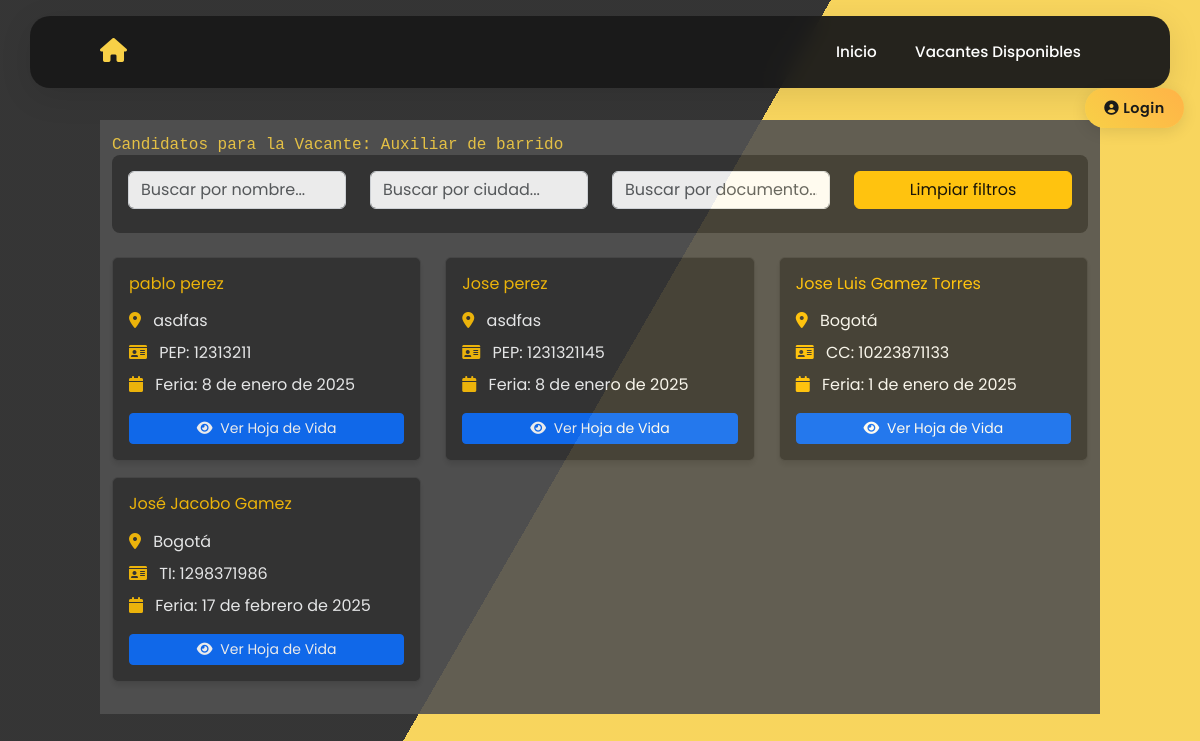
/vacantes/2/candidatos/, run on an earlier commit of the app's database.
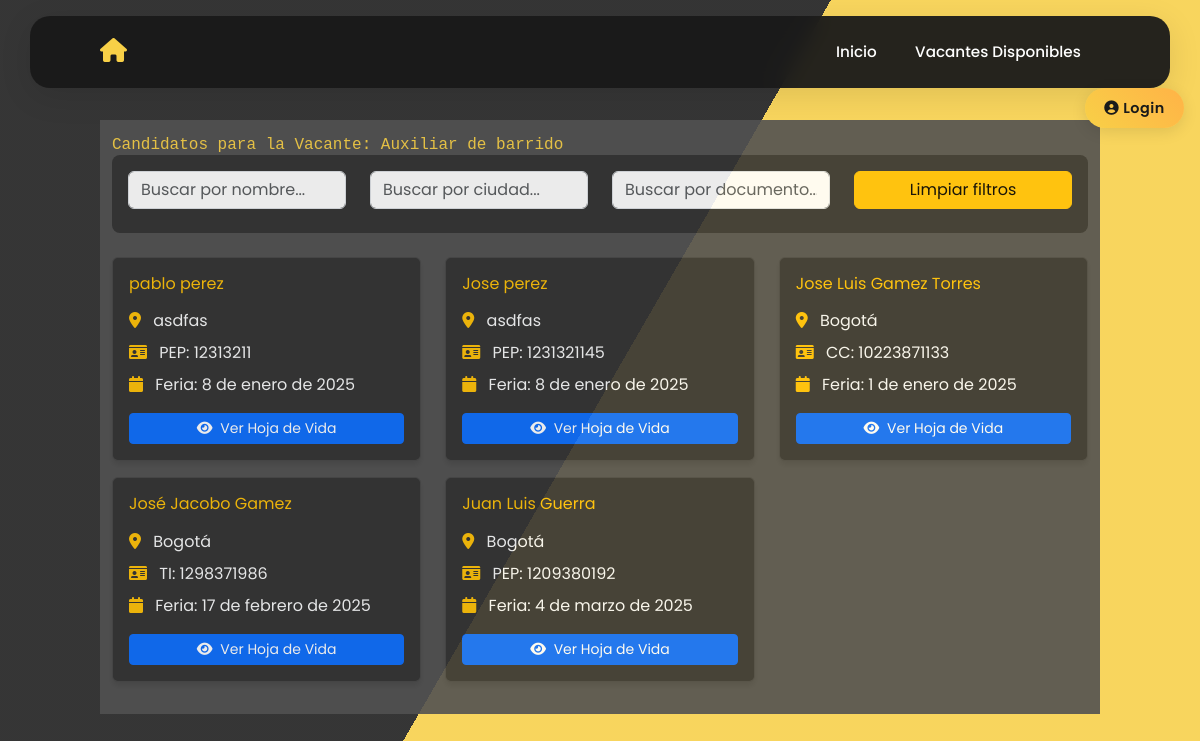
And on a later commit of the database.
### vacantes/models.py (models this page shows, shortened)
class RegistroCandidato(models.Model):
    SEX_CHOICES = [
        ('M', 'Mujer'),
        ('H', 'Hombre'),
        ('I', 'Intersexual'),
    ]
    DOCUMENT_TYPE_CHOICES = [
        ('CC', 'CEDULA DE CIUDADANIA'),
        ('PEP', 'PERMISO ESPECIAL DE PERMANENCIA'),
        ('TI', 'TARJETA DE IDENTIDAD'),
        ('DNI', 'DOCUMENTO NACIONAL DE IDENTIFICACION'),
        ('PAS', 'PASAPORTE'),
        ('CE', 'CEDULA DE EXTRANJERIA'),
    ]
    EDUCATION_LEVEL_CHOICES = [
        ('BP', 'BASICA PRIMARIA'),
        ('BS', 'BASICA SECUNDARIA'),
        ('BA', 'BACHILLER ACADEMICO'),
        ('EBA', 'ESTUDIANTE BACHILLER ACADEMICO'),
        ('TL', 'TECNICO LABORAL/PROFESIONAL'),
        ('ETL', 'ESTUDIANTE TECNICO LABORAL/PROFESIONAL'),
        ('T', 'TECNOLOGO'),
        ('ET', 'ESTUDIANTE TECNOLOGO'),
        ('P', 'PROFESIONAL'),
        ('EP', 'ESTUDIANTE PROFESIONAL'),
        ('PG', 'POSGRADO'),
    ]
    SCHEDULE_CHOICES = [
        ('FT', 'TIEMPO COMPLETO'),
        ('PT', 'MEDIO TIEMPO'),
        ('WE', 'FINES DE SEMANA'),
    ]
    DISABILITY_CHOICES = [
        ('SI', 'Sí'),
        ('NO', 'No'),
    ]
    SISE_CHOICES = [
        ('SI', 'Sí'),
        ('NO', 'No'),
    ]
    RECRUITER_CHOICES = [
        ('NN', 'No conoce el nombre'),
        ('AAM', 'Angel Andres Moyano Molano'),
        ('DAP', 'Diego Alejandro Parra Pinto'),
        ('EJC', 'Erika Julieth Cristancho Pérez'),
    ]
    feria = models.CharField(max_length=100, blank=True, null=True)
    fecha_feria = models.DateField(default=date(2025, 1, 1), blank=True, null=True)
    sexo = models.CharField(max_length=1, choices=SEX_CHOICES)
    tipo_documento = models.CharField(max_length=3, choices=DOCUMENT_TYPE_CHOICES)
    numero_documento = models.CharField(max_length=20, unique=True)
    nombres = models.CharField(max_length=100)
    apellidos = models.CharField(max_length=100)
    numero_celular = models.CharField(max_length=15)
    correo_electronico = models.EmailField()
    fecha_nacimiento = models.DateField()
    formacion_academica = models.CharField(max_length=3, choices=EDUCATION_LEVEL_CHOICES)
    programa_academico = models.CharField(max_length=100)
    experiencia_laboral = models.TextField(blank=True, null=True)
    interes_ocupacional = models.TextField(blank=True, null=True)
    localidad_municipio = models.CharField(max_length=100)
    candidato_discapacidad = models.CharField(max_length=2, choices=DISABILITY_CHOICES)
    tipo_discapacidad = models.CharField(max_length=100, blank=True, null=True)
    horario_interesado = models.CharField(max_length=2, choices=SCHEDULE_CHOICES)
    aspiracion_salarial = models.IntegerField(
        validators=[validar_aspiracion_salarial],
        help_text="Ingrese un valor numérico mayor a 1,000,000."
    )
    registrado_en_sise = models.CharField(max_length=2, choices=SISE_CHOICES)
    tecnico_seleccion = models.CharField(max_length=3, choices=RECRUITER_CHOICES, blank=True, null=True)
    vacantes_disponibles = models.ManyToManyField("Vacante", related_name="candidatos", blank=True)
    class Meta:
        verbose_name = "Registro de Candidato"
        verbose_name_plural = "Registros de Candidatos"

### vacantes/views.py (the view)
# urls.py: path('vacantes/<int:id>/candidatos/', views.lista_candidatos, name='lista_candidatos'),
def lista_candidatos(request, id):
    vacante = get_object_or_404(Vacante, id=id)
    candidatos = vacante.candidatos.all()  # Asumiendo que tienes una relación en el modelo
    return render(request, 'vacantes/lista_candidatos.html', {'vacante': vacante, 'candidatos': candidatos})

### vacantes/templates/vacantes/lista_candidatos.html (shortened to what this page needs)
{% extends 'base.html' %}
{% load static %}
{% block contenido %}
<div class="container-fluid" style="opacity: 90%; background-color: #525252; color: #f1f1f1;">
    <div class="row">
        <div class="col py-3">
            <h1 style="color: #f8d047;">Candidatos para la Vacante: {{ vacante.cargo }}</h1>
            <div class="mb-4 p-3" style="background-color: #333333; border-radius: 8px;">
                <div class="row">
                    <div class="col-md-3 mb-2">
                        <input type="text" id="searchNombre" class="form-control" placeholder="Buscar por nombre...">
                    </div>
                    <div class="col-md-3 mb-2">
                        <input type="text" id="searchCiudad" class="form-control" placeholder="Buscar por ciudad...">
                    </div>
                    <div class="col-md-3 mb-2">
                        <input type="text" id="searchDocumento" class="form-control" placeholder="Buscar por documento...">
                    </div>
                    <div class="col-md-3 mb-2">
                        <button id="clearFilters" class="btn btn-warning w-100">Limpiar filtros</button>
                    </div>
                </div>
            </div>
            <div class="row" id="candidatosList">
                {% for candidato in candidatos %}
                <div class="col-md-6 col-lg-4 mb-3 candidato-card"
                     data-nombre="{{ candidato.nombres }} {{ candidato.apellidos }}"
                     data-ciudad="{{ candidato.localidad_municipio }}"
                     data-documento="{{ candidato.numero_documento }}">
                    <div class="card h-100" style="background-color: #333333; color: #ffffff;">
                        <div class="card-body">
                            <h5 class="card-title text-warning mb-3">
                                {{ candidato.nombres }} {{ candidato.apellidos }}
                            </h5>
                            <div class="card-text">
                                <div class="mb-2 text-light">
                                    <i class="fas fa-map-marker-alt text-warning"></i>
                                    <span class="ms-2">{{ candidato.localidad_municipio }}</span>
                                </div>
                                <div class="mb-2 text-light">
                                    <i class="fas fa-id-card text-warning"></i>
                                    <span class="ms-2">{{ candidato.tipo_documento }}: {{ candidato.numero_documento }}</span>
                                </div>
                                <div class="mb-3 text-light">
                                    <i class="fas fa-calendar text-warning"></i>
                                    <span class="ms-2">Feria: {{ candidato.fecha_feria }}</span>
                                </div>
                            </div>
                            <button class="btn btn-primary btn-sm w-100 view-details" data-candidato-id="{{ candidato.id }}">
                                <i class="fas fa-eye me-1"></i> Ver Hoja de Vida
                            </button>
                        </div>
                    </div>
                </div>
                {% empty %}
                <div class="col">
                    <div class="alert alert-warning">No hay candidatos para esta vacante.</div>
                </div>
                {% endfor %}
            </div>
        </div>
    </div>
</div>
{% endblock %}

What changed in the data, as far as the page shows it:
added RegistroCandidato: nombres "Juan Luis", apellidos "Guerra", localidad_municipio "Bogotá", tipo_documento "PEP", numero_documento "1209380192", fecha_feria "4 de marzo de 2025"
